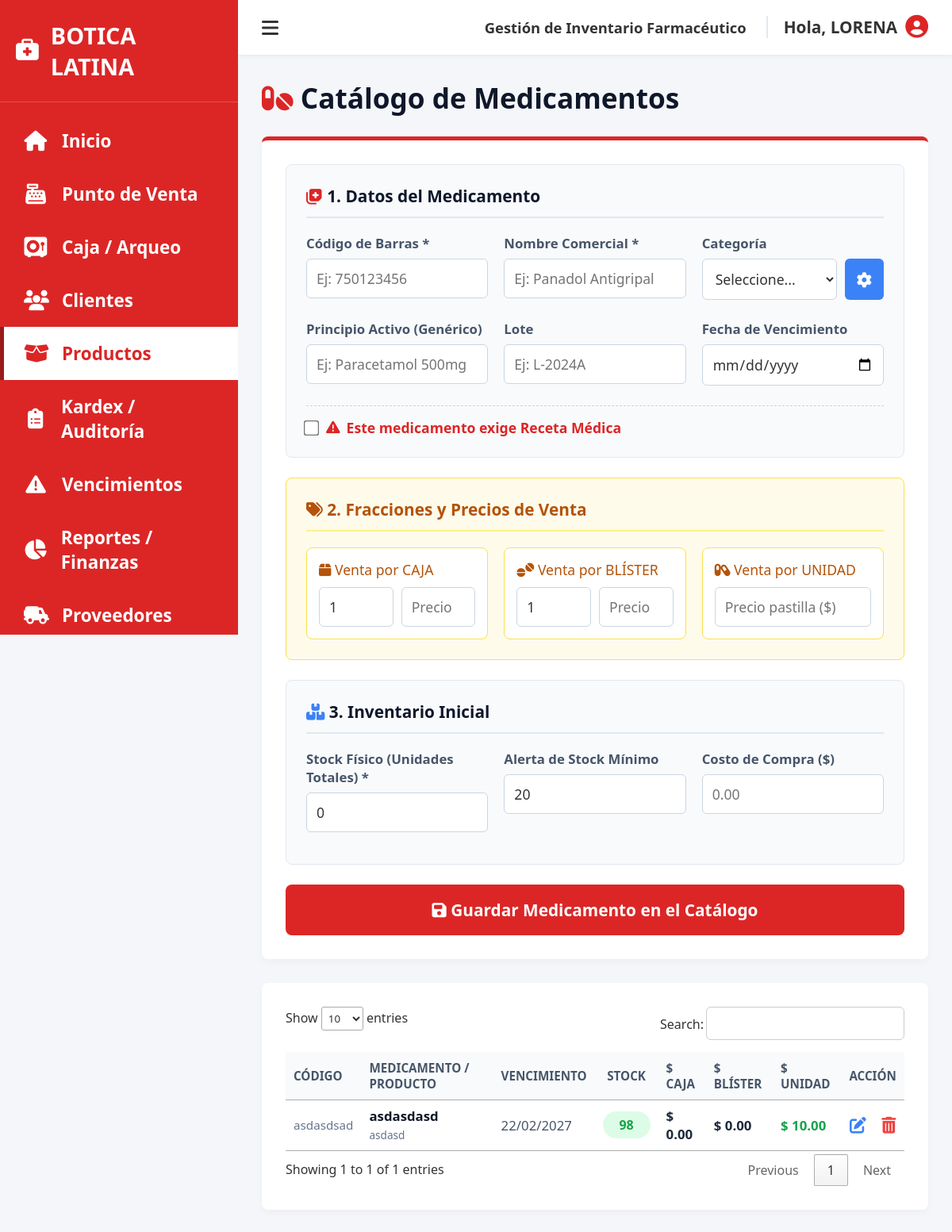
Screenshot of /index.php?view=productos (signed in) with the database file from the repository.
### tables this page shows
CREATE TABLE `productos` (
  `id` int(11) NOT NULL,
  `codigo` varchar(100) NOT NULL,
  `descripcion` varchar(255) DEFAULT NULL,
  `compra` decimal(10,2) DEFAULT 0.00,
  `venta` decimal(10,2) DEFAULT 0.00,
  `stock` int(11) DEFAULT 0,
  `principio_activo` varchar(255) DEFAULT NULL,
  `laboratorio` varchar(255) DEFAULT NULL,
  `presentacion` varchar(255) DEFAULT NULL,
  `lote` varchar(100) DEFAULT NULL,
  `fecha_vencimiento` date DEFAULT NULL,
  `requiere_receta` tinyint(1) DEFAULT 0,
  `unidades_por_caja` int(11) DEFAULT 1,
  `unidades_por_blister` int(11) DEFAULT 1,
  `precio_caja` decimal(10,2) DEFAULT 0.00,
  `precio_blister` decimal(10,2) DEFAULT 0.00,
  `precio_unidad` decimal(10,2) DEFAULT 0.00,
  `stock_minimo` int(11) DEFAULT 20,
  `categoria` varchar(100) DEFAULT 'Medicamentos',
  `detalles` text DEFAULT NULL
);

### models/Producto.php (called while the page is built, shortened)
<?php
class Producto {
    private $db;
    public function __construct($conexion) {
        $this->db = $conexion;
    }
    public function getProductos() {
        $stmt = $this->db->query("SELECT * FROM productos ORDER BY descripcion ASC");
        return $stmt->fetchAll(PDO::FETCH_ASSOC);
    }
}
?>

### views/productos.php (the view, shortened to what this page needs)
<!DOCTYPE html>
<html lang="es">
<head>
    <link rel="stylesheet" href="assets/css/dashboard.css?v=<?php echo time(); ?>">
    <link rel="stylesheet" href="https://cdnjs.cloudflare.com/ajax/libs/font-awesome/6.4.0/css/all.min.css">
    <link rel="stylesheet" href="https://cdn.datatables.net/1.13.6/css/jquery.dataTables.min.css">
</head>
<body>
<div class="wrapper">
    <aside class="sidebar">
        <div class="sidebar-header"><i class="fa-solid fa-briefcase-medical"></i><span>BOTICA LATINA</span></div>
        <ul class="sidebar-menu">
            <?php if(isset($_SESSION['user_rol']) && $_SESSION['user_rol'] == 'Administrador'): ?>
                <li><a href="index.php"><i class="fa-solid fa-house"></i> Inicio</a></li>
            <?php endif; ?>
            <li><a href="index.php?view=caja"><i class="fa-solid fa-cash-register"></i> Punto de Venta</a></li>
            <li><a href="index.php?view=arqueo"><i class="fa-solid fa-vault"></i> Caja / Arqueo</a></li>
            <li><a href="index.php?view=clientes"><i class="fa-solid fa-users"></i> Clientes</a></li>
            <?php if(isset($_SESSION['user_rol']) && $_SESSION['user_rol'] == 'Administrador'): ?>
                <li class="active"><a href="index.php?view=productos"><i class="fa-solid fa-box-open"></i> Productos</a></li>
                <li><a href="index.php?view=kardex"><i class="fa-solid fa-clipboard-list"></i> Kardex / Auditoría</a></li>
                <li><a href="index.php?view=vencimientos"><i class="fa-solid fa-triangle-exclamation"></i> Vencimientos</a></li>
                <li><a href="index.php?view=reportes"><i class="fa-solid fa-chart-pie"></i> Reportes / Finanzas</a></li>
                <li><a href="index.php?view=proveedores"><i class="fa-solid fa-truck-field"></i> Proveedores</a></li>
            <?php endif; ?>
        </ul>
    </aside>
    <div class="main-content">
        <header class="topbar">
            <div class="menu-toggle"><i class="fa-solid fa-bars"></i></div>
            <div class="user-info">
                <span>Gestión de Inventario Farmacéutico</span>
                <span style="font-size: 1.3rem; border-left: 2px solid #e2e8f0; padding-left: 20px; margin-left:15px;">Hola, <?php echo htmlspecialchars($_SESSION['user_nombre']); ?></span>
                <i class="fa-solid fa-circle-user" style="color:#dc2626; font-size: 1.8rem;"></i>
            </div>
        </header>
        <div class="dashboard-container">
            <h2 style="color: #0f172a; margin-top:0; font-size: 2.2rem; margin-bottom: 25px;"><i class="fa-solid fa-pills" style="color:#dc2626;"></i> Catálogo de Medicamentos</h2>
            <div class="panel-form">
                <form method="POST" action="index.php?action=guardar_producto">
                    <div class="seccion-card">
                        <h4 class="seccion-titulo"><i class="fa-solid fa-notes-medical" style="color:#dc2626;"></i> 1. Datos del Medicamento</h4>
                        <div class="grid-3">
                            <div class="form-group">
                                <label>Código de Barras *</label>
                                <input type="text" name="codigo" class="form-control" placeholder="Ej: 750123456" required>
                            </div>
                            <div class="form-group">
                                <label>Nombre Comercial *</label>
                                <input type="text" name="descripcion" class="form-control" placeholder="Ej: Panadol Antigripal" required>
                            </div>
                            <div class="form-group">
                                <label>Categoría</label>
                                <div style="display: flex; gap: 10px;">
                                    <select name="categoria" class="form-control" required>
                                        <option value="">Seleccione...</option>
                                    </select>
                                    <button type="button" onclick="document.getElementById('modalCategorias').style.display='flex'" style="background:#3b82f6; color:white; border:none; border-radius:6px; padding: 0 15px; cursor:pointer; font-size:1.2rem; transition:0.2s;" title="Gestionar Categorías">
                                        <i class="fa-solid fa-gear"></i>
                                    </button>
                                </div>
                            </div>
                        </div>
                        <div class="grid-3" style="margin-top: 10px;">
                            <div class="form-group">
                                <label>Principio Activo (Genérico)</label>
                                <input type="text" name="principio_activo" class="form-control" placeholder="Ej: Paracetamol 500mg">
                            </div>
                            <div class="form-group">
                                <label>Lote</label>
                                <input type="text" name="lote" class="form-control" placeholder="Ej: L-2024A">
                            </div>
                            <div class="form-group">
                                <label>Fecha de Vencimiento</label>
                                <input type="date" name="fecha_vencimiento" class="form-control">
                            </div>
                        </div>
                        <div style="margin-top: 10px; padding-top: 15px; border-top: 1px dashed #cbd5e1;">
                            <label style="display: flex; align-items: center; color: #dc2626; cursor: pointer; font-weight: bold; font-size: 1.1rem;">
                                <input type="checkbox" name="requiere_receta" value="1" class="checkbox-gigante">
                                <i class="fa-solid fa-triangle-exclamation" style="margin-right: 8px;"></i> Este medicamento exige Receta Médica
                            </label>
                        </div>
                    </div>
                    <div class="seccion-card seccion-amarilla">
                        <h4 class="seccion-titulo titulo-amarillo"><i class="fa-solid fa-tags"></i> 2. Fracciones y Precios de Venta</h4>
                        <div class="grid-3">
                            <div class="caja-precio">
                                <label><i class="fa-solid fa-box"></i> Venta por CAJA</label>
                                <div class="grid-2" style="margin-top: 10px; gap: 10px;">
                                    <input type="number" name="unidades_por_caja" class="form-control" placeholder="Cant. Unds" value="1">
                                    <input type="number" step="0.01" name="precio_caja" class="form-control" placeholder="Precio ($)">
                                </div>
                            </div>
                            <div class="caja-precio">
                                <label><i class="fa-solid fa-tablets"></i> Venta por BLÍSTER</label>
                                <div class="grid-2" style="margin-top: 10px; gap: 10px;">
                                    <input type="number" name="unidades_por_blister" class="form-control" placeholder="Cant. Unds" value="1">
                                    <input type="number" step="0.01" name="precio_blister" class="form-control" placeholder="Precio ($)">
                                </div>
                            </div>
                            <div class="caja-precio">
                                <label><i class="fa-solid fa-capsules"></i> Venta por UNIDAD</label>
                                <div style="margin-top: 10px;">
                                    <input type="number" step="0.01" name="precio_unidad" class="form-control" placeholder="Precio pastilla ($)" required>
                                </div>
                            </div>
                        </div>
                    </div>
                    <div class="seccion-card">
                        <h4 class="seccion-titulo"><i class="fa-solid fa-boxes-stacked" style="color:#3b82f6;"></i> 3. Inventario Inicial</h4>
                        <div class="grid-3">
                            <div class="form-group">
                                <label>Stock Físico (Unidades Totales) *</label>
                                <input type="number" name="stock" class="form-control" value="0" required>
                            </div>
                            <div class="form-group">
                                <label>Alerta de Stock Mínimo</label>
                                <input type="number" name="stock_minimo" class="form-control" value="20">
                            </div>
                            <div class="form-group">
                                <label>Costo de Compra ($)</label>
                                <input type="number" step="0.01" name="compra" class="form-control" placeholder="0.00">
                            </div>
                        </div>
                    </div>
                    <button type="submit" class="btn-rojo"><i class="fa-solid fa-floppy-disk"></i> Guardar Medicamento en el Catálogo</button>
                </form>
            </div>
            <div class="panel-tabla">
                <table class="tabla-moderna" id="tablaProductos">
                    <thead>
                        <tr>
                            <th>Código</th>
                            <th>Medicamento / Producto</th>
                            <th>Vencimiento</th>
                            <th style="text-align:center;">Stock</th>
                            <th>$ Caja</th>
                            <th>$ Blíster</th>
                            <th>$ Unidad</th>
                            <th style="text-align:center;">Acción</th>
                        </tr>
                    </thead>
                    <tbody>
                        <?php if(!empty($listaProductos)): ?>
                            <?php foreach($listaProductos as $p):
                                $es_bajo = ($p['stock'] <= $p['stock_minimo']);
                                $vence = (!empty($p['fecha_vencimiento']) && $p['fecha_vencimiento'] != '0000-00-00') ? date('d/m/Y', strtotime($p['fecha_vencimiento'])) : '--';
                            ?>
                            <tr>
                                <td style="color:#64748b; font-size: 0.95rem;"><?= htmlspecialchars($p['codigo']) ?></td>
                                <td>
                                    <strong style="color:#0f172a; display:block;"><?= htmlspecialchars($p['descripcion']) ?></strong>
                                    <span style="font-size: 0.85rem; color:#64748b;"><?= htmlspecialchars($p['principio_activo'] ?? '') ?></span>
                                </td>
                                <td style="color:#475569;"><?= $vence ?></td>
                                <td style="text-align:center;">
                                    <span class="badge-stock <?= $es_bajo ? 'stock-bajo' : 'stock-ok' ?>">
                                        <?= $p['stock'] ?>
                                    </span>
                                </td>
                                <td style="font-weight:bold; color:#1e293b;">$ <?= number_format($p['precio_caja'] ?? 0, 2) ?></td>
                                <td style="font-weight:bold; color:#1e293b;">$ <?= number_format($p['precio_blister'] ?? 0, 2) ?></td>
                                <td style="font-weight:bold; color:#16a34a;">$ <?= number_format($p['precio_unidad'] ?? 0, 2) ?></td>
                                <td style="text-align:center;">
                                    <a href="index.php?view=editar_producto&id=<?= $p['id'] ?>" class="btn-editar" title="Editar"><i class="fa-solid fa-pen-to-square"></i></a>
                                    <a href="index.php?action=eliminar_producto&id=<?= $p['id'] ?>" class="btn-borrar" onclick="return confirm('¿Seguro que deseas eliminar este producto?');" title="Eliminar"><i class="fa-solid fa-trash-can"></i></a>
                                </td>
                            </tr>
                            <?php endforeach; ?>
                        <?php endif; ?>
                    </tbody>
                </table>
            </div>
        </div>
    </div>
</div>
</body>
</html>

### rows the page displays
productos: codigo "asdasdsad", descripcion "asdasdasd", principio_activo "asdasd", fecha_vencimiento "22/02/2027", stock "98", precio_caja "0.00", precio_blister "0.00", precio_unidad "10.00"

### other values shown
$_SESSION['user_nombre'] "LORENA"
